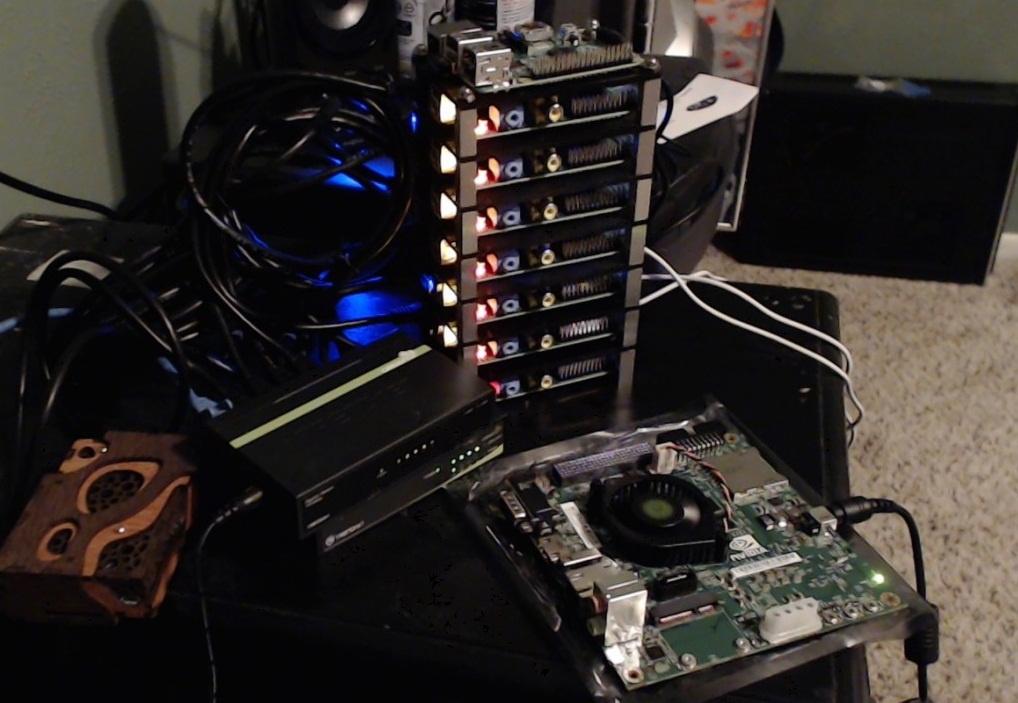
#> input picture python/opencv/marterial/opencv-template-matching-python-tutorial.jpg, 1018 x 703 px, found by its file name
$ python Template_Matching.py
#> lines starting #> are read from the running program, lines starting #| are printed output that depends on the picture; pictures that were not available may be replaced by others from this repository, and a replacement may not be noted
#!/usr/bin/python3
import cv2
import numpy as np

img_rgb = cv2.imread('/home/pvbinh/work/python/opencv/marterial/opencv-template-matching-python-tutorial.jpg')
#> img_rgb is the input picture: shape (703, 1018, 3); mean B, G, R 40.7, 43.2, 48.1
img_gray = cv2.cvtColor(img_rgb, cv2.COLOR_BGR2GRAY)
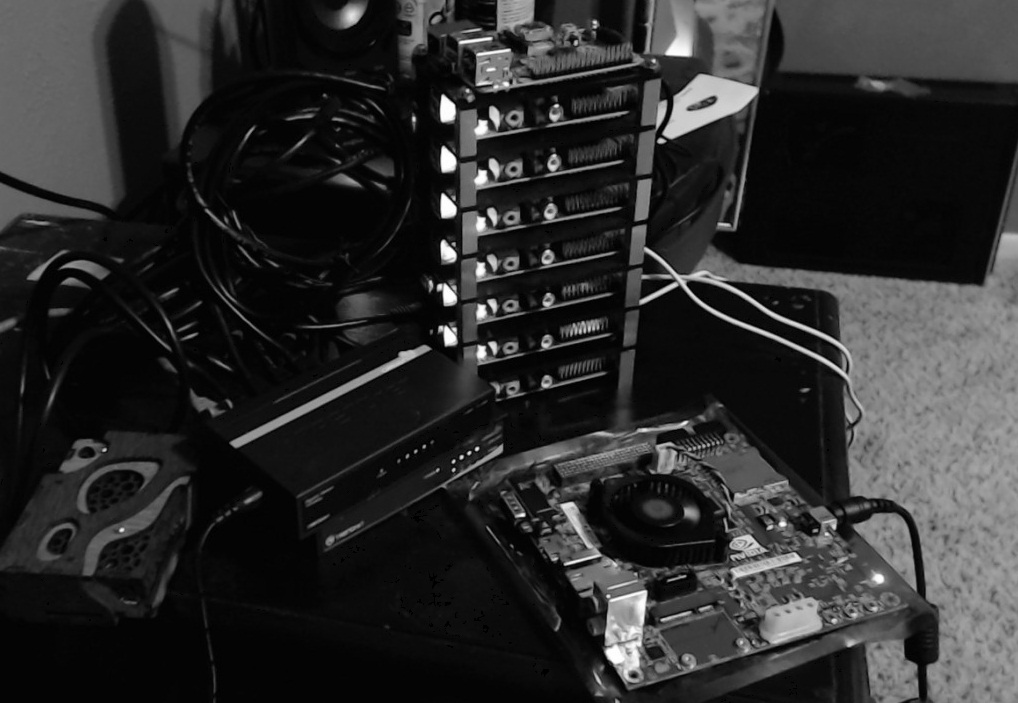
#> img_gray: shape (703, 1018); min 0, max 255, mean 44.4
cv2.imshow('img_gray',img_gray)

template = cv2.imread('/home/pvbinh/work/python/opencv/marterial/opencv-template-for-matching.jpg', 0)
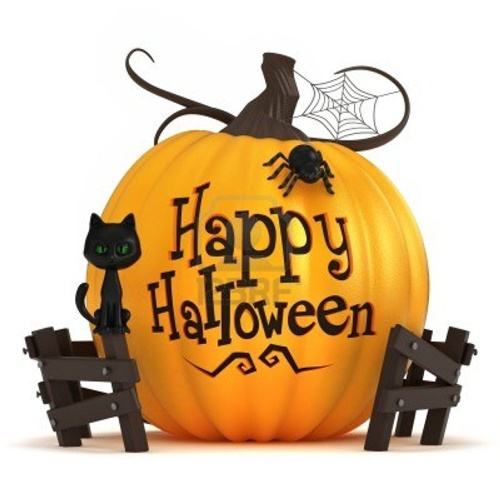
#> input picture python/opencv/marterial/baby.jpg, 500 x 500 px, given in place of opencv-template-for-matching.jpg, which was not available
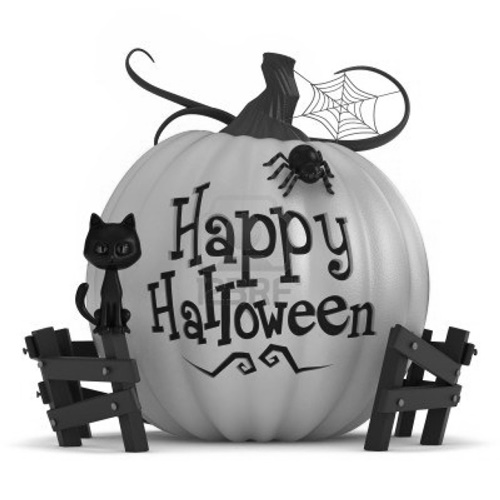
#> template: shape (500, 500); min 2, max 255, mean 191.2
w, h = template.shape[::1]
#> w = 500; h = 500
cv2.imshow('template',template)

res = cv2.matchTemplate(img_gray, template, cv2.TM_CCOEFF_NORMED)
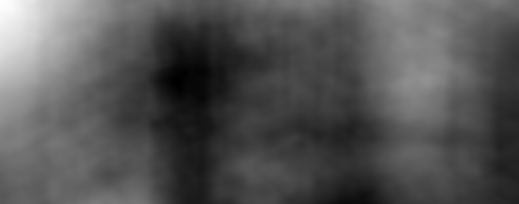
#> res: shape (204, 519) float32; min -0.104, max 0.293, mean 0.0268; drawn with min black and max white
# matching rate is 80%
threshold = 0.75
# find the location in the image
loc = np.where(res >= threshold)
#> loc = (empty array, empty array)

for pt in zip(loc[::1]):
	print(pt)
#> this loop made 2 passes
#| (array([], dtype=int64),)
#| (array([], dtype=int64),)

# mark all matches on the original image, using the coordinates we found in the gray image
for pt in zip(*loc[::1]):
	# draw the rectangle with the topleft and bottom right corner infomation
	cv2.rectangle(img_rgb, (pt[1], pt[0]), (pt[1] + h, pt[0] + w), (0, 255, 255), 1)
	print(pt)
#> this loop made 0 passes

cv2.imshow('Detected',img_rgb)

cv2.waitKey(0)
cv2.destroyAllWindows()
